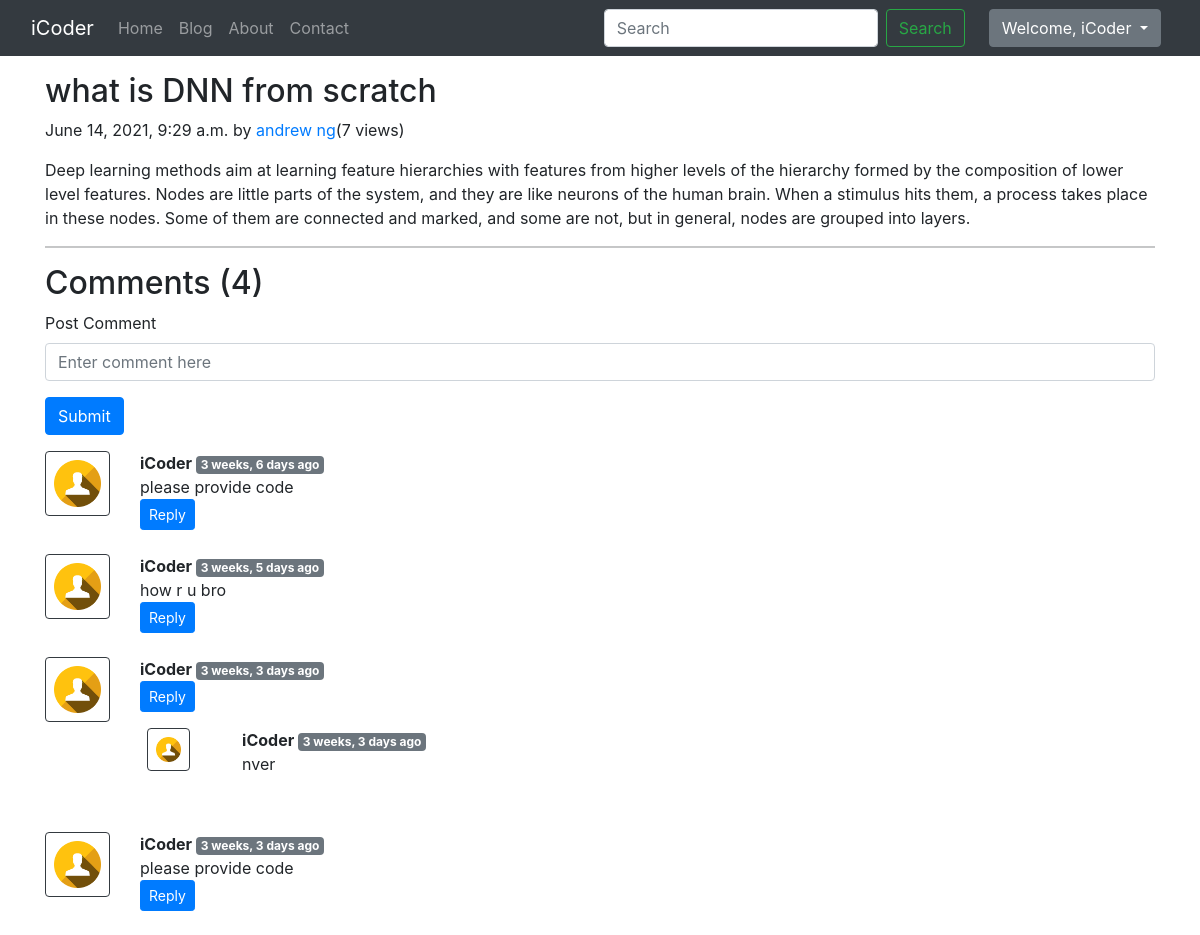
The app's page /blog/dnn-machinelearning (signed in) with its own data.
### blog/models.py (models this page shows, shortened)
class Post(models.Model):
    sno = models.AutoField(primary_key=True)
    title = models.CharField(max_length=255)
    content = models.TextField()
    author = models.CharField(max_length=50)
    slug = models.CharField(max_length=150)
    views = models.IntegerField(default= 0)
    timestamp = models.DateTimeField(blank=True ,default=timezone.now)
    class Meta:
        ordering= ('-timestamp',)

class BlogComment(models.Model):
     sno = models.AutoField(primary_key=True)
     comment = models.TextField()
     user = models.ForeignKey(User, on_delete=models.CASCADE)
     post = models.ForeignKey(Post, on_delete=models.CASCADE)
     parent = models.ForeignKey('self', on_delete=models.CASCADE, null=True)
     timezone = models.DateTimeField(default = now)

### blog/views.py (the view)
# urls.py: path('<str:slug>', views.blogPost, name='blogPost'),
def blogPost(request, slug):
    post = Post.objects.filter(slug=slug).first()
    post.views = post.views + 1
    post.save()
    comments = BlogComment.objects.filter(post=post,parent=None)
    replies = BlogComment.objects.filter(post=post).exclude(parent=None)
    replyDict={ }
    for reply in replies:
        if reply.parent.sno not in replyDict.keys():
            replyDict[reply.parent.sno] = [reply]
        else:
            replyDict[reply.parent.sno].append(reply)
    context = {'post':post,'comments': comments, 'user': request.user, 'replyDict':replyDict}
    return render(request,'blog/blogpost.html',context)

### blog/templatetags/extras.py (called while the page is built)
@register.filter(name='get_val')
def get_val(dict, key):
    return dict.get(key)

### templates/blog/blogPost.html (shortened to what this page needs)
{% extends 'base.html' %}
{% block body %}
{% load humanize %}
{% load extras %}
<div class="container my-3">
    <h2 class="blog-post-title">{{post.title}}</h2>
    <p class="blog-post-meta">{{post.timestamp}} by <a href="/about">{{post.author}}</a>(<span>{{post.views}} views</span>)</p>
    <p>{{post.content|safe}}</p>
    <hr>
</div>
<div class="container">
    <h2> Comments ({{comments.count}}) </h2>
    <div class="my-2">
        {% if user.is_authenticated %}
        <form action="/blog/postComment" method="post">
            <div class="form-group">
                <label for="exampleInputEmail1">Post Comment </label>
                <input type="text" class="form-control" name="comment" placeholder="Enter comment here">
            </div>
            <button type="submit" class="btn btn-primary">Submit</button>
        </form>
        {% else %}
        Please login to post a comment
        {% endif %}
    </div>
    {% for comment in comments %}
    <div class="row my-3">
        <div class="col-md-1  ">
            <img class="rounded mx-auto d-block w-100 border border-dark p-2" src="/static/images/user.png" alt="user">
        </div>
        <div class="col-md-11 ">
            <b> {{comment.user.username}} </b> <span class="badge badge-secondary ">{{comment.timezone | naturaltime}}</span>
            <div>{{comment.comment}}</div>
            <div class="reply mx-0">
                {% if user.is_authenticated %}
                <button class="btn btn-sm btn-primary" type="button" data-toggle="collapse" data-target="#replyBox{{comment.sno}}" aria-expanded="false" aria-controls="replyBox{{comment.sno}}">
                    Reply
                </button>
                {% else %}
                <button class="btn btn-sm btn-primary" type="button" data-toggle="collapse" data-target="#replyBox{{comment.sno}}" aria-expanded="false" aria-controls="replyBox{{comment.sno}}">
                    Login to reply
                </button>
                {% endif %}
                <div class="replies my-2 ">
                    {% for reply in replyDict|get_val:comment.sno %}
                    <div class="row my-2">
                        <div class="col-md-1 ">
                            <img class="rounded mx-auto d-block w-75 my-2 border border-dark p-2" src="/static/images/user.png" alt="user">
                        </div>
                        <div class="col-md-11">
                            <div class="col-md-11 my-2">
                                <b> {{reply.user.username}} </b> <span class="badge badge-secondary ">{{reply.timezone| naturaltime}}</span>
                                <div>{{reply.comment}}</div>
                            </div>
                            <br>
                        </div>
                    </div>
                    {% endfor %}
                </div>
            </div>
        </div>
    </div>
    {% endfor %}
</div>
{% endblock %}

### templates/base.html (shortened to what this page needs)
<!doctype html>
<html lang="en">
<head>
  <link href="https://cdn.jsdelivr.net/npm/bootstrap@5.0.1/dist/css/bootstrap.min.css" rel="stylesheet"
>
  <link rel="stylesheet" href="https://cdn.jsdelivr.net/npm/bootstrap@4.5.3/dist/css/bootstrap.min.css"
>
</head>
<body>
  <nav class="navbar navbar-expand-lg navbar-dark bg-dark">
    <div class="container-fluid">
      <a class="navbar-brand" href="/">iCoder </a>
      <div class="collapse navbar-collapse" id="navbarSupportedContent">
        <ul class="navbar-nav me-auto mb-2 mb-lg-0">
          <li class="nav-item {% block homeactive %} {% endblock homeactive %}">
            <a class="nav-link" href="/">Home</a>
          </li>
          <li class="nav-item {% block blogactive %} {% endblock blogactive %}">
            <a class="nav-link" href="/blog">Blog</a>
          </li>
          <li class="nav-item {% block aboutactive %} {% endblock aboutactive %}">
            <a class="nav-link" href="/about">About</a>
          </li>
          <li class="nav-item {% block contactactive %} {% endblock contactactive %}">
            <a class="nav-link" href="/contact">Contact</a>
          </li>
        </ul>
        <div class="mx-4">
          <form method="get" action="/search" class="d-flex" \>
            <input class="form-control mr-sm-2 mx-5" type="search" placeholder="Search" aria-label="Search" name="query"
              id="query">
            <button class="btn btn-outline-success my-2 my-sm-0 " type="submit">Search</button>
          </form>
        </div>
        {% if user.is_authenticated %}
        <div class="dropdown mr-2">
          <button class="btn btn-secondary dropdown-toggle" type="button" id="dropdownMenuButton" data-toggle="dropdown"
            aria-haspopup="true" aria-expanded="false">
            Welcome, {{request.user}}
          </button>
        </div>
        {% endif %}
      </div>
    </div>
  </nav>
  {% block body %}
  {% endblock body %}
</body>
</html>

### records on screen
Post: title "what is DNN from scratch", timestamp "June 14, 2021, 9:29 a.m.", author "andrew ng", views "7", content "Deep learning methods aim at learning feature hierarchies with features from higher levels of the hierarchy formed by the composition of lower level features. Nodes are little parts of the system, and they are like neurons of the human brain. When a stimulus hits them, a process takes place in these nodes. Some of them are connected and marked, and some are not, but in general, nodes are grouped into layers."
BlogComment: user.username "iCoder", timezone "3 weeks, 6 days ago", comment "please provide code"
BlogComment: user.username "iCoder", timezone "3 weeks, 5 days ago", comment "how r u bro"
BlogComment: user.username "iCoder", timezone "3 weeks, 3 days ago"
BlogComment: user.username "iCoder", timezone "3 weeks, 3 days ago", comment "nver"
BlogComment: user.username "iCoder", timezone "3 weeks, 3 days ago", comment "please provide code"

### other values on screen
{{ request.user }} "iCoder"
{{ comments.count }} "4"
